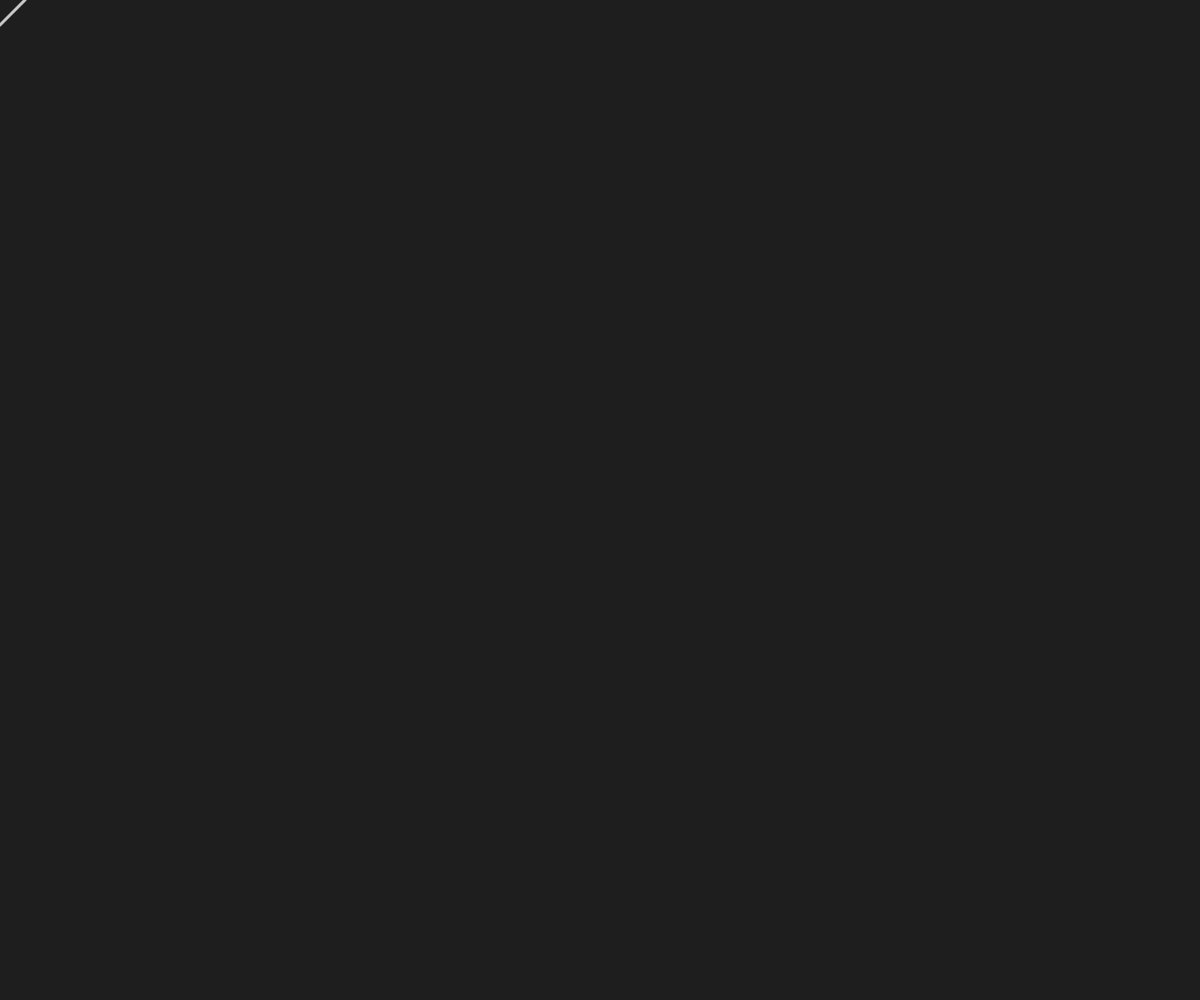
Frame 1 (no input)
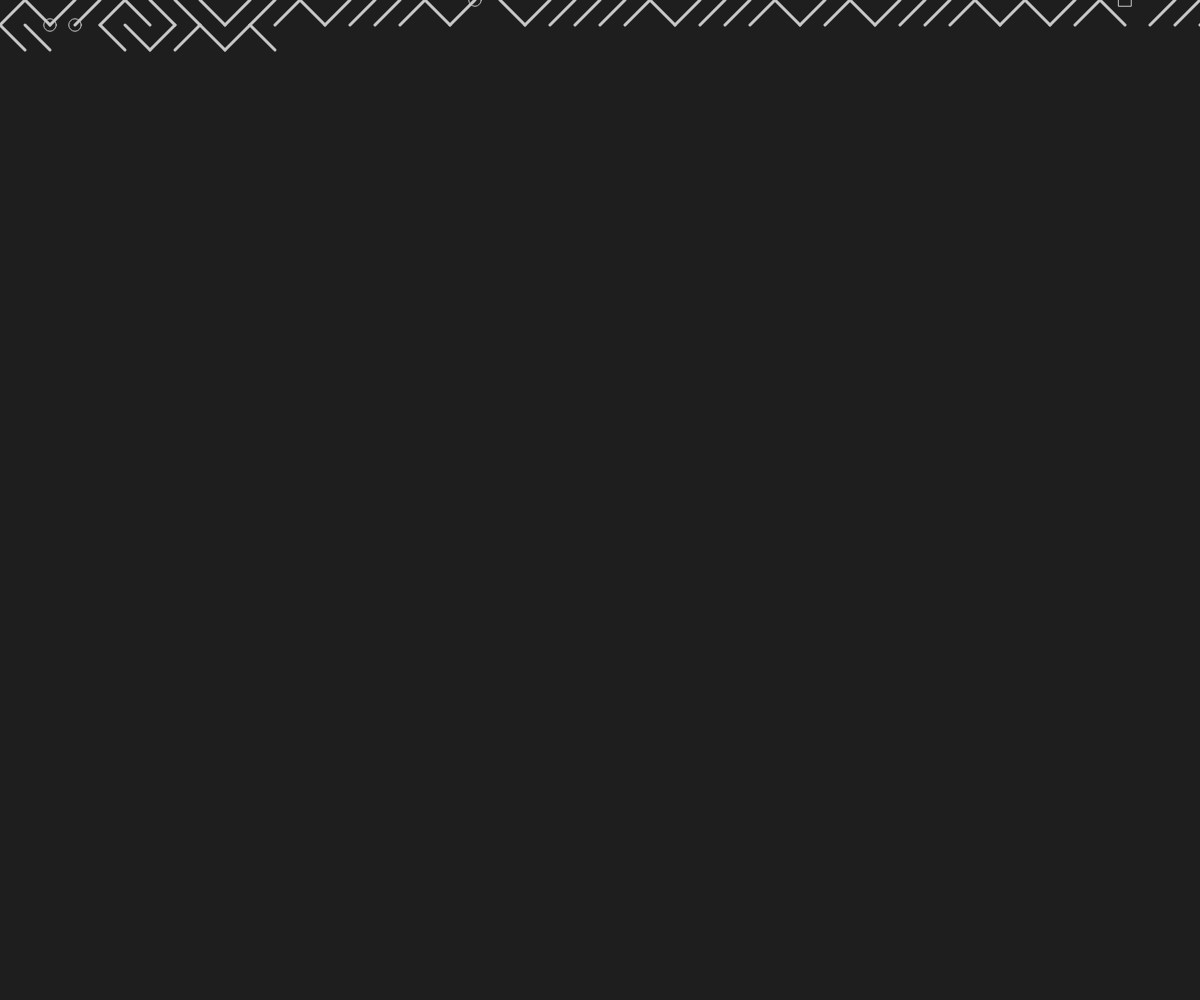
Frame 60 (no input)
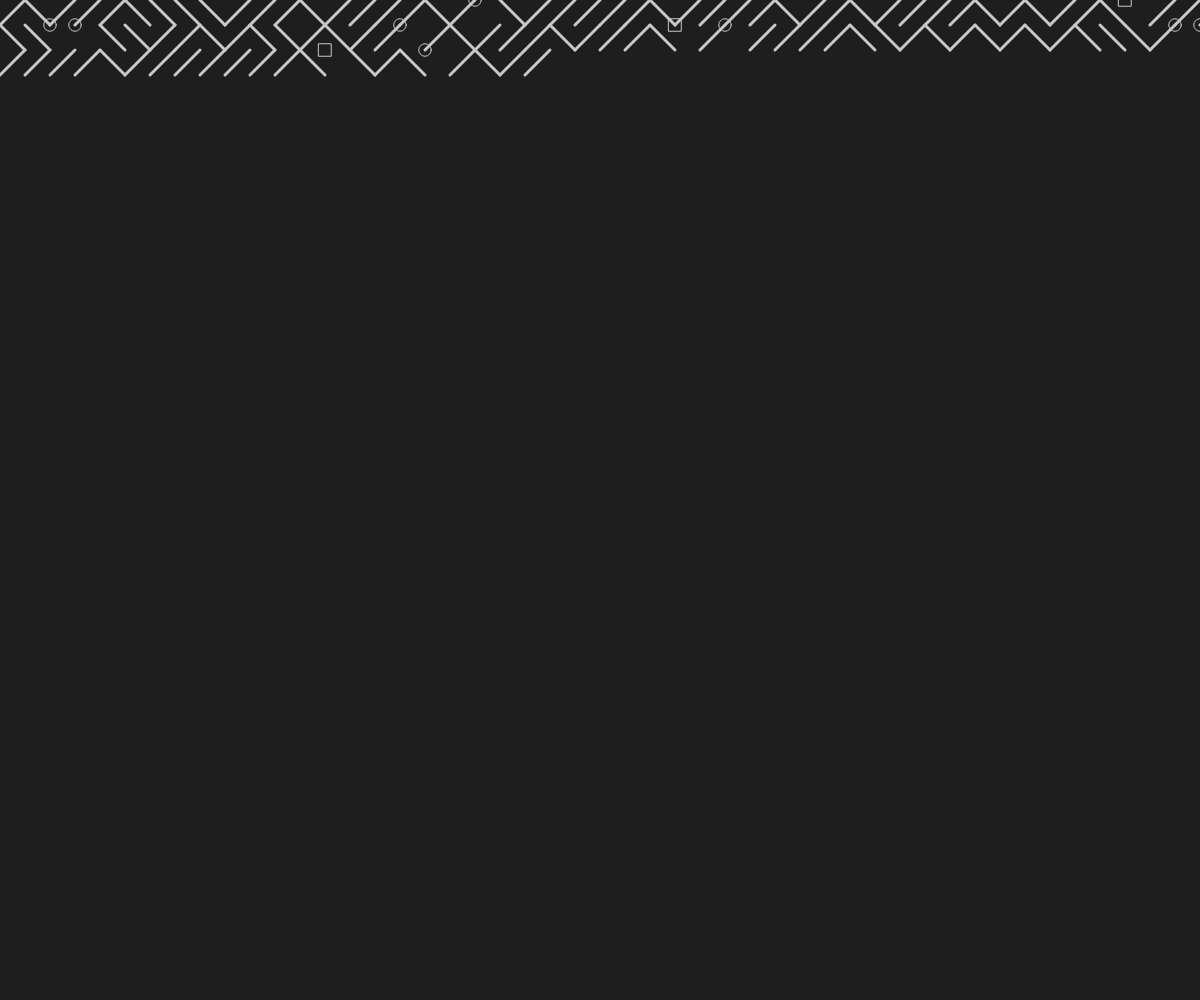
Frame 120 (the mouse pressed at the canvas centre since frame 60)

The p5.js sketch that drew these frames (run headless with seeded random() and noise() and a simulated clock; from frame 60 on, the mouse is pressed at the canvas centre):

// p5.js sketch
// ── sketch.js
// inspiration: https://thecodingtrain.com/CodingChallenges/076-10print.html
// 10 PRINT CHR$(205.5+RND(1)); : GOTO 10
// 21/12/2020

let x = 0;
let y = 0;
let size = 25;

function setup() {
  createCanvas(window.innerWidth, window.innerHeight);
  background(30);
  stroke(200);
  strokeWeight(3);
  rectMode(CENTER);
}

function draw() {
  let r = random(1);

  if (r < 0.3) {
    line(x, y, x + size, y + size);
  }
  else if (r < 0.9) {
    line(x, y + size, x + size, y);
  } else {
    push();
    strokeWeight(1);
    noFill();
    if (random(1) < 0.5) {
      circle(x, y, size / 2);
    }
    else {
      rect(x, y, size / 2);
    }
    pop();
  }

  x += size;
  if (x > width) {
    x = 0;
    y += size;
  }

  if (y > height) {
    noLoop();
  }
}
